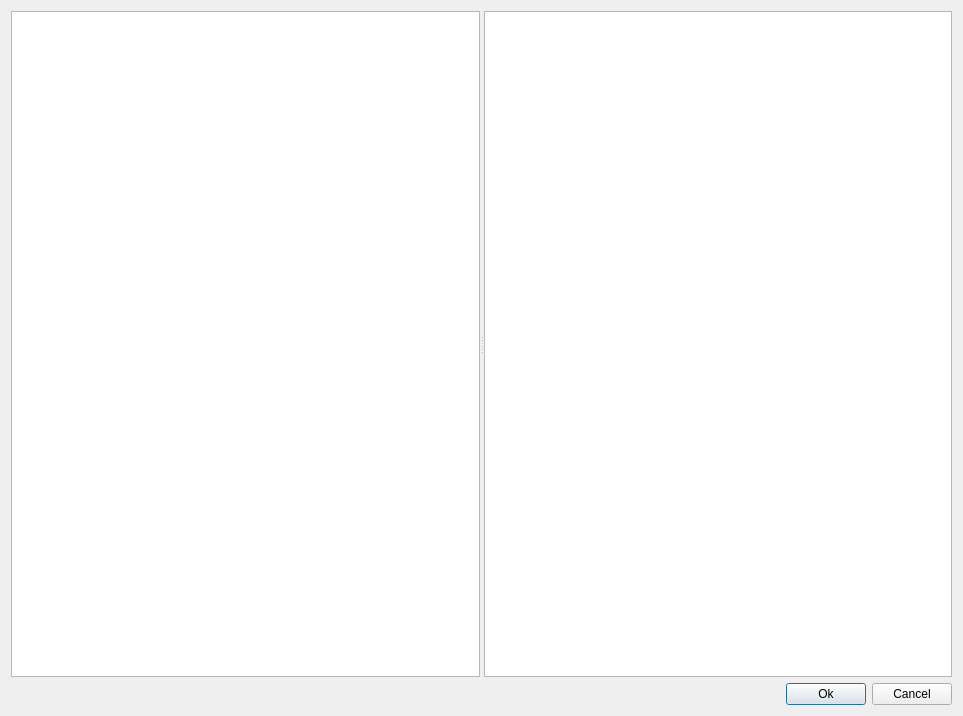
<?xml version="1.0" encoding="UTF-8"?>
<ui version="4.0">
 <class>CForwarding_select_ao_tagname_dialog</class>
 <widget class="QDialog" name="CForwarding_select_ao_tagname_dialog">
  <property name="geometry">
   <rect>
    <x>0</x>
    <y>0</y>
    <width>963</width>
    <height>716</height>
   </rect>
  </property>
  <property name="windowTitle">
   <string>CForwarding_select_ao_tagname_dialog</string>
  </property>
  <layout class="QGridLayout" name="gridLayout">
   <item row="1" column="0">
    <widget class="QSplitter" name="splitter">
     <property name="orientation">
      <enum>Qt::Horizontal</enum>
     </property>
     <widget class="QTreeView" name="treeView"/>
     <widget class="QTableView" name="tableView"/>
    </widget>
   </item>
   <item row="2" column="0">
    <layout class="QHBoxLayout" name="horizontalLayout">
     <item>
      <spacer name="horizontalSpacer">
       <property name="orientation">
        <enum>Qt::Horizontal</enum>
       </property>
       <property name="sizeHint" stdset="0">
        <size>
         <width>40</width>
         <height>20</height>
        </size>
       </property>
      </spacer>
     </item>
     <item>
      <widget class="QPushButton" name="pushButtonOk">
       <property name="text">
        <string>Ok</string>
       </property>
      </widget>
     </item>
     <item>
      <widget class="QPushButton" name="pushButtonCancel">
       <property name="text">
        <string>Cancel</string>
       </property>
      </widget>
     </item>
    </layout>
   </item>
  </layout>
 </widget>
 <layoutdefault spacing="6" margin="11"/>
 <resources/>
 <connections/>
</ui>
